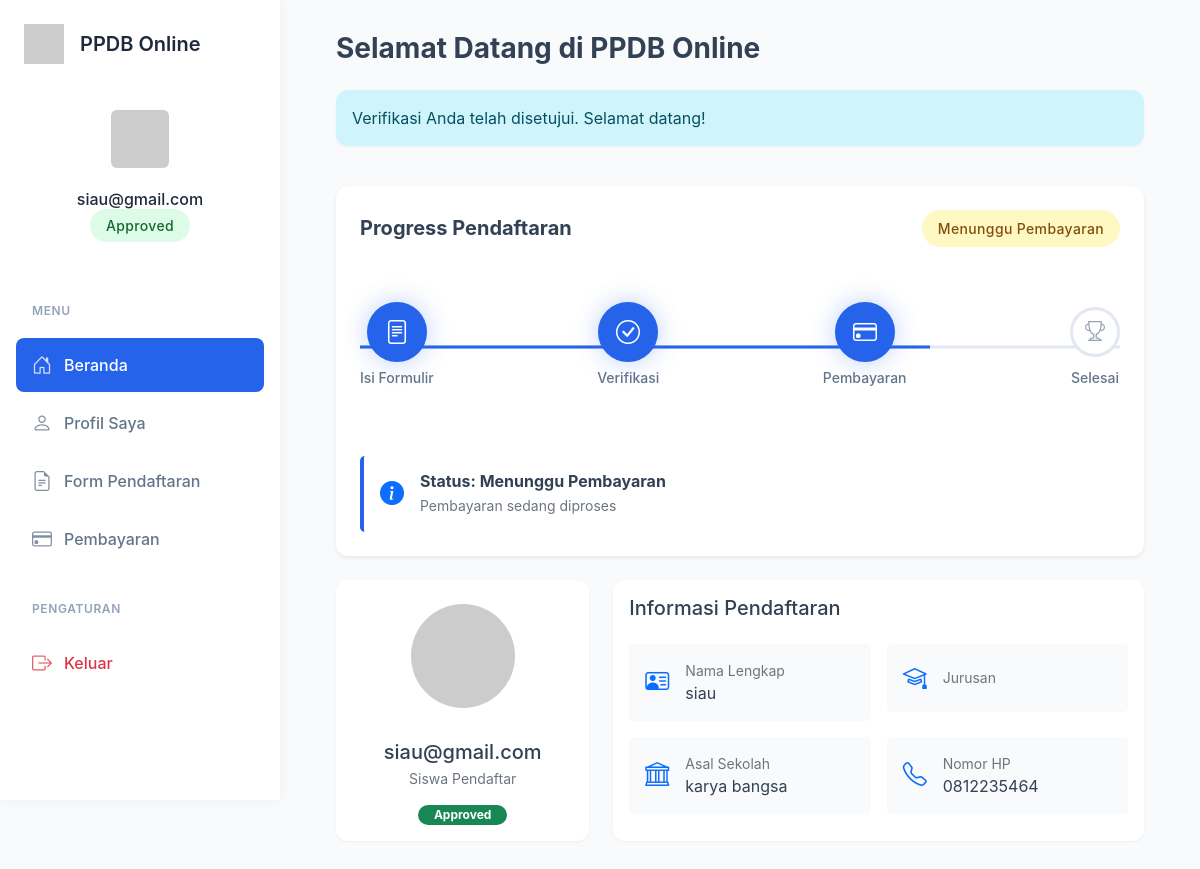
/ (signed in), run on the app's committed database.
### app copy.py (models this page shows, shortened)
class User(db.Model):
    __tablename__ = 'users'  # Explicitly define table name
    id = db.Column(db.Integer, primary_key=True)
    username = db.Column(db.String(100), unique=True, nullable=False)
    password = db.Column(db.String(200), nullable=False)
    is_admin = db.Column(db.Boolean, default=False)
    is_verified = db.Column(db.Boolean, default=False)  # Add this attribute
    formulir = db.relationship('Formulir', back_populates='user')  # Add this relationship

class Formulir(db.Model):
    id = db.Column(db.Integer, primary_key=True)
    user_id = db.Column(db.Integer, db.ForeignKey('users.id'), nullable=False)  # Correct table name
    user = db.relationship('User', back_populates='formulir')
    nama_lengkap = db.Column(db.String(100))
    tempat_lahir = db.Column(db.String(100))
    tanggal_lahir = db.Column(db.String(100))
    jenis_kelamin = db.Column(db.String(20))
    alamat = db.Column(db.String(200))
    asal_sekolah = db.Column(db.String(200))
    no_hp = db.Column(db.String(20))
    foto_path = db.Column(db.String(200))
    ijazah_path = db.Column(db.String(200))
    pembayaran_path = db.Column(db.String(200))
    verifikasi_status = db.Column(db.String(20), default='belum')

### app copy.py (the view)
@app.route('/', methods=['GET', 'POST'])
def index():
    if 'user_id' not in session:
        return render_template('landing.html')
    user = User.query.get(session['user_id'])
    formulir = Formulir.query.filter_by(user_id=user.id).first()
    if formulir:
        if formulir.verifikasi_status == 'pending':
            pesan = "Harap tunggu, permintaan Anda sedang diproses oleh admin."
        elif formulir.verifikasi_status == 'approved':
            pesan = "Verifikasi Anda telah disetujui. Selamat datang!"
        elif formulir.verifikasi_status == 'rejected':
            pesan = "Verifikasi Anda ditolak. Silakan kirim ulang data Anda."
        else:
            pesan = ""
    else:
        pesan = ""
    return render_template('index.html', user=user, formulir=formulir, pesan=pesan)

### app copy.py (called while the page is built)
@app.before_request
def make_session_permanent():
    session.permanent = True

@app.context_processor
def utility_processor():
    def get_current_user():
        if 'user_id' in session:
            return User.query.get(session['user_id'])
        return None
    def get_user_formulir():
        if 'user_id' in session:
            return Formulir.query.filter_by(user_id=session['user_id']).first()
        return None
    return dict(get_current_user=get_current_user, get_user_formulir=get_user_formulir)

### templates/index.html (shortened to what this page needs)
{% extends "base.html" %}
{% block content %}
{% set current_progress = 0 %}
{% set status_text = 'Belum Memulai' %}
{% if formulir %}
  {% if formulir.pembayaran_status == 'approved' %}
    {% set current_progress = 100 %}
    {% set status_text = 'Pendaftaran Selesai' %}
  {% elif formulir.verifikasi_status == 'approved' %}
    {% set current_progress = 75 %}
    {% set status_text = 'Menunggu Pembayaran' %}
  {% elif formulir.verifikasi_status == 'pending' %}
    {% set current_progress = 50 %}
    {% set status_text = 'Menunggu Verifikasi' %}
  {% else %}
    {% set current_progress = 25 %}
    {% set status_text = 'Formulir Terisi' %}
  {% endif %}
{% endif %}
<div class="container-fluid">
  <div class="row mb-4">
    <div class="col-12">
      <h3 class="fw-bold mb-4">Selamat Datang di PPDB Online</h3>
      {% if pesan %}
      <div class="alert alert-info">{{ pesan }}</div>
      {% endif %}
    </div>
  </div>
  <div class="row mb-4">
    <div class="col-12">
      <div class="card border-0 shadow-sm">
        <div class="card-body p-4">
          <div class="d-flex justify-content-between align-items-center mb-4">
            <h5 class="card-title mb-0 fw-bold">Progress Pendaftaran</h5>
            <div class="status-badge {{ 'status-approved' if current_progress == 100 else 'status-pending' }}">
              {{ status_text }}
            </div>
          </div>
          <div class="position-relative timeline-progress mb-5">
            <div class="timeline-steps">
              {% set steps = [
                ('Isi Formulir', 'bi-file-text', 25),
                ('Verifikasi', 'bi-check-circle', 50),
                ('Pembayaran', 'bi-credit-card', 75),
                ('Selesai', 'bi-trophy', 100)
              ] %}
              {% for title, icon, percent in steps %}
                <div class="timeline-step">
                  <div class="timeline-icon {{ 'active' if current_progress >= percent else '' }}">
                    <i class="bi {{ icon }}"></i>
                  </div>
                  <div class="timeline-text">{{ title }}</div>
                </div>
              {% endfor %}
            </div>
          </div>
          <div class="current-status p-3 rounded-3 mt-4
               {{ 'bg-success-subtle' if current_progress == 100
                  else 'bg-primary-subtle' }}">
            <div class="d-flex align-items-center">
              <i class="bi {{ 'bi-check-circle-fill text-success' if current_progress == 100
                             else 'bi-info-circle-fill text-primary' }} fs-4 me-3"></i>
              <div>
                <h6 class="mb-1 fw-bold">Status: {{ status_text }}</h6>
                <p class="mb-0 text-muted small">
                  {% if current_progress == 0 %}
                    Silakan mulai dengan mengisi formulir pendaftaran
                  {% elif current_progress == 25 %}
                    Formulir Anda sedang menunggu verifikasi
                  {% elif current_progress == 50 %}
                    Formulir telah diverifikasi, silakan lanjutkan ke pembayaran
                  {% elif current_progress == 75 %}
                    Pembayaran sedang diproses
                  {% else %}
                    Selamat! Anda telah menyelesaikan proses pendaftaran
                  {% endif %}
                </p>
              </div>
            </div>
          </div>
        </div>
      </div>
    </div>
  </div>
  <div class="row g-4">
    <div class="col-md-4">
      <div class="card h-100">
        <div class="card-body text-center">
          <div class="mb-4">
            <img src="https://ui-avatars.com/api/?name={{ user.username }}&size=100&background=2563eb&color=fff"
                 class="rounded-circle border-4 border-primary p-2" style="width: 120px; height: 120px;">
          </div>
          <h5 class="mb-1">{{ user.username }}</h5>
          <p class="text-muted small mb-3">Siswa Pendaftar</p>
          {% if formulir %}
          <div class="d-flex justify-content-center gap-2">
            <span class="badge bg-{{ 'success' if formulir.verifikasi_status == 'approved'
                                    else 'warning' if formulir.verifikasi_status == 'pending'
                                    else 'danger' }} rounded-pill px-3">
              {{ formulir.verifikasi_status|title }}
            </span>
          </div>
          {% endif %}
        </div>
      </div>
    </div>
    <div class="col-md-8">
      <div class="card h-100">
        <div class="card-body">
          <h5 class="card-title mb-4">Informasi Pendaftaran</h5>
          {% if formulir %}
          <div class="row g-3">
            <div class="col-md-6">
              <div class="d-flex align-items-center p-3 bg-light rounded-3">
                <i class="bi bi-person-vcard fs-4 text-primary me-3"></i>
                <div>
                  <div class="text-muted small">Nama Lengkap</div>
                  <div class="fw-medium">{{ formulir.nama_lengkap }}</div>
                </div>
              </div>
            </div>
            <div class="col-md-6">
              <div class="d-flex align-items-center p-3 bg-light rounded-3">
                <i class="bi bi-mortarboard fs-4 text-primary me-3"></i>
                <div>
                  <div class="text-muted small">Jurusan</div>
                </div>
              </div>
            </div>
            <div class="col-md-6">
              <div class="d-flex align-items-center p-3 bg-light rounded-3">
                <i class="bi bi-bank fs-4 text-primary me-3"></i>
                <div>
                  <div class="text-muted small">Asal Sekolah</div>
                  <div class="fw-medium">{{ formulir.asal_sekolah }}</div>
                </div>
              </div>
            </div>
            <div class="col-md-6">
              <div class="d-flex align-items-center p-3 bg-light rounded-3">
                <i class="bi bi-telephone fs-4 text-primary me-3"></i>
                <div>
                  <div class="text-muted small">Nomor HP</div>
                  <div class="fw-medium">{{ formulir.no_hp }}</div>
                </div>
              </div>
            </div>
          </div>
          {% endif %}
        </div>
      </div>
    </div>
  </div>
</div>
{% endblock %}

### templates/base.html (shortened to what this page needs)
<!DOCTYPE html>
<html>
<head>
  <link href="https://cdn.jsdelivr.net/npm/bootstrap@5.1.3/dist/css/bootstrap.min.css" rel="stylesheet">
  <link rel="stylesheet" href="https://cdn.jsdelivr.net/npm/bootstrap-icons@1.8.1/font/bootstrap-icons.css">
</head>
<body>
  <div class="wrapper">
    <nav class="sidebar">
      <div class="sidebar-header">
        <div class="sidebar-brand">
          <img src="https://ui-avatars.com/api/?name=PPDB&background=2563eb&color=fff" alt="Logo">
          <h4>PPDB Online</h4>
        </div>
        {% if session.user_id %}
        <div class="sidebar-user">
          {% set user = get_current_user() %}
          <img src="https://ui-avatars.com/api/?name={{ user.username }}&background=random" alt="Profile">
          <h6 class="mt-3 mb-1">{{ user.username }}</h6>
          {% set formulir = get_user_formulir() %}
          {% if formulir %}
          <span class="status-badge
                    {% if formulir.verifikasi_status == 'approved' %}status-approved
                    {% elif formulir.verifikasi_status == 'pending' %}status-pending
                    {% else %}status-rejected{% endif %}">
            {{ formulir.verifikasi_status|title }}
          </span>
          {% endif %}
        </div>
        {% endif %}
      </div>
      <div class="sidebar-menu">
        <div class="nav-section">
          <div class="nav-section-title">Menu</div>
          <div class="nav flex-column">
            {% if not session.user_id %}
            <a href="{{ url_for('index') }}" class="nav-link {{ 'active' if request.endpoint == 'index' }}">
              <i class="bi bi-house-door"></i>
              <span>Beranda</span>
            </a>
            <a href="{{ url_for('login') }}" class="nav-link {{ 'active' if request.endpoint == 'login' }}">
              <i class="bi bi-box-arrow-in-right"></i>
              <span>Login</span>
            </a>
            <a href="{{ url_for('register') }}" class="nav-link {{ 'active' if request.endpoint == 'register' }}">
              <i class="bi bi-person-plus"></i>
              <span>Daftar</span>
            </a>
            {% else %}
            <a href="{{ url_for('index') }}" class="nav-link {{ 'active' if request.endpoint == 'index' }}">
              <i class="bi bi-house-door"></i>
              <span>Beranda</span>
            </a>
            <a href="{{ url_for('profile') }}" class="nav-link {{ 'active' if request.endpoint == 'profile' }}">
              <i class="bi bi-person"></i>
              <span>Profil Saya</span>
            </a>
            <a href="{{ url_for('verifikasi') }}" class="nav-link {{ 'active' if request.endpoint == 'verifikasi' }}">
              <i class="bi bi-file-earmark-text"></i>
              <span>Form Pendaftaran</span>
            </a>
            {% set formulir = get_user_formulir() %}
            {% if formulir and formulir.verifikasi_status == 'approved' %}
            <a href="{{ url_for('pembayaran') }}" class="nav-link {{ 'active' if request.endpoint == 'pembayaran' }}">
              <i class="bi bi-credit-card"></i>
              <span>Pembayaran</span>
            </a>
            {% endif %}
            <div class="nav-section-title mt-4">Pengaturan</div>
            <a href="{{ url_for('logout') }}" class="nav-link text-danger">
              <i class="bi bi-box-arrow-right"></i>
              <span>Keluar</span>
            </a>
            {% endif %}
          </div>
        </div>
      </div>
    </nav>
    <div class="content">
      <div class="container-fluid">
        {% block content %}{% endblock %}
      </div>
    </div>
  </div>
</body>
</html>

### templates/base.html (style rules this page uses)
:root { --primary-color: #2563eb; --secondary-color: #3b82f6; --sidebar-width: 280px; }
body { font-family: 'Inter', system-ui, -apple-system, sans-serif; background: #f8fafc; color: #334155; }
.wrapper { display: flex; min-height: 100vh; }
.sidebar { width: var(--sidebar-width); background: #ffffff; color: #1e293b; position: fixed; height: 100vh; display: flex; flex-direction: column; transition: all 0.3s; box-shadow: 0 0 15px rgba(0, 0, 0, 0.05); z-index: 1000; }
.sidebar-header { padding: 1.5rem; background: rgba(255, 255, 255, 0.05); border-bottom: 1px solid rgba(255, 255, 255, 0.1); flex-shrink: 0; }
.sidebar-brand { display: flex; align-items: center; margin-bottom: 1.5rem; }
.sidebar-brand img { width: 40px; height: 40px; margin-right: 1rem; }
.sidebar-brand h4 { color: #1e293b; margin: 0; font-size: 1.25rem; font-weight: 600; }
.sidebar-user { text-align: center; padding: 1rem 0; }
.sidebar-user img { width: 70px; height: 70px; border-radius: 12px; border: 3px solid rgba(255, 255, 255, 0.1); padding: 3px; }
.sidebar-menu { padding: 1rem; flex-grow: 1; overflow-y: auto; overflow-x: hidden; }
.nav-section { margin-bottom: 1rem; }
.nav-section-title { color: #94a3b8; font-size: 0.75rem; font-weight: 600; text-transform: uppercase; letter-spacing: 0.05em; padding: 0.5rem 1rem; margin-bottom: 0.5rem; }
.nav-link { color: #64748b; padding: 0.75rem 1rem; border-radius: 8px; margin: 0.125rem 0; font-weight: 500; transition: all 0.2s; display: flex; align-items: center; }
.nav-link.active { color: white; background: var(--primary-color); }
.nav-link i { font-size: 1.25rem; margin-right: 0.75rem; opacity: 0.8; }
.content { margin-left: var(--sidebar-width); padding: 2rem; width: calc(100% - var(--sidebar-width)); }
.card { border: none; border-radius: 12px; box-shadow: 0 1px 3px rgba(0, 0, 0, 0.05); transition: transform 0.2s, box-shadow 0.2s; }
.status-badge { padding: 0.5rem 1rem; border-radius: 999px; font-size: 0.875rem; font-weight: 500; letter-spacing: 0.025em; }
.status-approved { background: #dcfce7; color: #166534; }
.status-pending { background: #fef9c3; color: #854d0e; }
.alert { border-radius: 12px; border: none; box-shadow: 0 1px 3px rgba(0, 0, 0, 0.05); }

### templates/index.html (style rules this page uses)
.bg-light { background-color: #f8fafc !important; }
.timeline-progress { padding: 20px 0; margin: 40px 0; }
.timeline-steps { position: relative; display: flex; justify-content: space-between; }
.timeline-step { text-align: center; position: relative; z-index: 1; }
.timeline-icon { width: 50px; height: 50px; background: white; border: 3px solid #e2e8f0; border-radius: 50%; display: flex; align-items: center; justify-content: center; margin: 0 auto 10px; transition: all 0.3s ease; }
.timeline-icon i { font-size: 1.25rem; color: #94a3b8; transition: all 0.3s ease; }
.timeline-icon.active { border-color: var(--primary-color); background: var(--primary-color); transform: scale(1.2); box-shadow: 0 0 20px rgba(37, 99, 235, 0.3); }
.timeline-icon.active i { color: white; }
.timeline-text { font-size: 0.875rem; font-weight: 500; color: #64748b; margin-top: 8px; }
.current-status { border-left: 4px solid var(--primary-color); transition: all 0.3s ease; }

### data on the page
User: username "siau@gmail.com"
Formulir: verifikasi_status "Approved", nama_lengkap "siau", asal_sekolah "karya bangsa", no_hp "0812235464"

### other printed values
{{ pesan }} "Verifikasi Anda telah disetujui. Selamat datang!"
{{ status_text }} "Menunggu Pembayaran"
{{ title }} "Isi Formulir" "Verifikasi" "Pembayaran" "Selesai"
